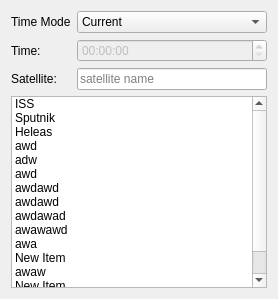
                    <widget class="QWidget" name="tab_6">
                     <attribute name="title">
                      <string>Satellite</string>
                     </attribute>
                     <layout class="QVBoxLayout" name="verticalLayout_10">
                      <item>
                       <layout class="QFormLayout" name="formLayout_4">
                        <item row="0" column="0">
                         <widget class="QLabel" name="label_14">
                          <property name="text">
                           <string>Time Mode</string>
                          </property>
                          <property name="buddy">
                           <cstring>timeMode_2</cstring>
                          </property>
                         </widget>
                        </item>
                        <item row="0" column="1">
                         <widget class="QComboBox" name="timeMode_2">
                          <property name="statusTip">
                           <string>Select Time Mode</string>
                          </property>
                          <item>
                           <property name="text">
                            <string>Current</string>
                           </property>
                          </item>
                          <item>
                           <property name="text">
                            <string>Custom</string>
                           </property>
                          </item>
                         </widget>
                        </item>
                        <item row="1" column="0">
                         <widget class="QLabel" name="label_13">
                          <property name="text">
                           <string>Time:</string>
                          </property>
                          <property name="buddy">
                           <cstring>timeEdit_2</cstring>
                          </property>
                         </widget>
                        </item>
                        <item row="1" column="1">
                         <widget class="QTimeEdit" name="timeEdit_2">
                          <property name="enabled">
                           <bool>false</bool>
                          </property>
                          <property name="readOnly">
                           <bool>false</bool>
                          </property>
                         </widget>
                        </item>
                        <item row="2" column="0">
                         <widget class="QLabel" name="label_37">
                          <property name="text">
                           <string>Satellite:</string>
                          </property>
                          <property name="buddy">
                           <cstring>satelliteInput</cstring>
                          </property>
                         </widget>
                        </item>
                        <item row="2" column="1">
                         <widget class="QLineEdit" name="satelliteInput">
                          <property name="statusTip">
                           <string>Enter Sattelite Name to Track</string>
                          </property>
                          <property name="text">
                           <string/>
                          </property>
                          <property name="placeholderText">
                           <string>satellite name</string>
                          </property>
                         </widget>
                        </item>
                       </layout>
                      </item>
                      <item>
                       <widget class="QListWidget" name="satelliteList">
                        <property name="maximumSize">
                         <size>
                          <width>16777215</width>
                          <height>16777215</height>
                         </size>
                        </property>
                        <property name="statusTip">
                         <string>List of Available Satellites</string>
                        </property>
                        <item>
                         <property name="text">
                          <string>ISS</string>
                         </property>
                        </item>
                        <item>
                         <property name="text">
                          <string>Sputnik</string>
                         </property>
                        </item>
                        <item>
                         <property name="text">
                          <string>Heleas</string>
                         </property>
                        </item>
                        <item>
                         <property name="text">
                          <string>awd</string>
                         </property>
                        </item>
                        <item>
                         <property name="text">
                          <string>adw</string>
                         </property>
                        </item>
                        <item>
                         <property name="text">
                          <string>awd</string>
                         </property>
                        </item>
                        <item>
                         <property name="text">
                          <string>awdawd</string>
                         </property>
                        </item>
                        <item>
                         <property name="text">
                          <string>awdawd</string>
                         </property>
                        </item>
                        <item>
                         <property name="text">
                          <string>awdawad</string>
                         </property>
                        </item>
                        <item>
                         <property name="text">
                          <string>awawawd</string>
                         </property>
                        </item>
                        <item>
                         <property name="text">
                          <string>awa</string>
                         </property>
                        </item>
                        <item>
                         <property name="text">
                          <string>New Item</string>
                         </property>
                        </item>
                        <item>
                         <property name="text">
                          <string>awaw</string>
                         </property>
                        </item>
                        <item>
                         <property name="text">
                          <string>New Item</string>
                         </property>
                        </item>
                        <item>
                         <property name="text">
                          <string>aw</string>
                         </property>
                        </item>
                       </widget>
                      </item>
                     </layout>
                    </widget>
